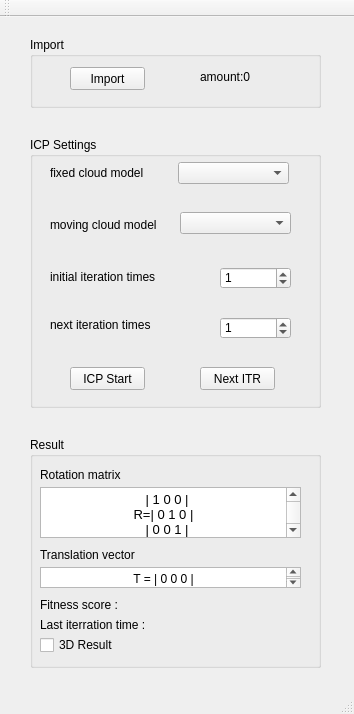
<?xml version="1.0" encoding="UTF-8"?>
<ui version="4.0">
 <class>RegistrationClass</class>
 <widget class="QMainWindow" name="RegistrationClass">
  <property name="geometry">
   <rect>
    <x>0</x>
    <y>0</y>
    <width>354</width>
    <height>714</height>
   </rect>
  </property>
  <property name="windowTitle">
   <string>Registration</string>
  </property>
  <widget class="QWidget" name="centralWidget">
   <widget class="QGroupBox" name="groupBox_import">
    <property name="geometry">
     <rect>
      <x>30</x>
      <y>20</y>
      <width>291</width>
      <height>71</height>
     </rect>
    </property>
    <property name="title">
     <string>Import</string>
    </property>
    <widget class="QPushButton" name="pushButton_import">
     <property name="geometry">
      <rect>
       <x>40</x>
       <y>30</y>
       <width>75</width>
       <height>23</height>
      </rect>
     </property>
     <property name="text">
      <string>Import</string>
     </property>
    </widget>
    <widget class="QLabel" name="label_accountOfClouds">
     <property name="geometry">
      <rect>
       <x>170</x>
       <y>30</y>
       <width>71</width>
       <height>20</height>
      </rect>
     </property>
     <property name="text">
      <string>amount:0</string>
     </property>
    </widget>
   </widget>
   <widget class="QGroupBox" name="groupBox_setting">
    <property name="geometry">
     <rect>
      <x>30</x>
      <y>120</y>
      <width>291</width>
      <height>271</height>
     </rect>
    </property>
    <property name="title">
     <string>ICP Settings</string>
    </property>
    <widget class="QSpinBox" name="spinBox_initialIterations">
     <property name="geometry">
      <rect>
       <x>190</x>
       <y>130</y>
       <width>71</width>
       <height>22</height>
      </rect>
     </property>
     <property name="value">
      <number>1</number>
     </property>
    </widget>
    <widget class="QLabel" name="label_InitialITR">
     <property name="geometry">
      <rect>
       <x>20</x>
       <y>130</y>
       <width>151</width>
       <height>20</height>
      </rect>
     </property>
     <property name="text">
      <string>initial iteration times</string>
     </property>
    </widget>
    <widget class="QLabel" name="label_NextITR">
     <property name="geometry">
      <rect>
       <x>20</x>
       <y>180</y>
       <width>141</width>
       <height>16</height>
      </rect>
     </property>
     <property name="text">
      <string>next iteration times</string>
     </property>
    </widget>
    <widget class="QSpinBox" name="spinBox_nextIteration">
     <property name="geometry">
      <rect>
       <x>190</x>
       <y>180</y>
       <width>71</width>
       <height>22</height>
      </rect>
     </property>
     <property name="value">
      <number>1</number>
     </property>
    </widget>
    <widget class="QComboBox" name="comboBox_fixedCloud">
     <property name="geometry">
      <rect>
       <x>148</x>
       <y>25</y>
       <width>111</width>
       <height>22</height>
      </rect>
     </property>
    </widget>
    <widget class="QLabel" name="label_fixedCloud">
     <property name="geometry">
      <rect>
       <x>20</x>
       <y>30</y>
       <width>102</width>
       <height>12</height>
      </rect>
     </property>
     <property name="text">
      <string>fixed cloud model</string>
     </property>
    </widget>
    <widget class="QLabel" name="label_movingCloud">
     <property name="geometry">
      <rect>
       <x>20</x>
       <y>80</y>
       <width>121</width>
       <height>16</height>
      </rect>
     </property>
     <property name="text">
      <string>moving cloud model</string>
     </property>
    </widget>
    <widget class="QComboBox" name="comboBox_movingCloud">
     <property name="geometry">
      <rect>
       <x>150</x>
       <y>75</y>
       <width>111</width>
       <height>22</height>
      </rect>
     </property>
    </widget>
    <widget class="QPushButton" name="pushButton_ICPStart">
     <property name="geometry">
      <rect>
       <x>40</x>
       <y>230</y>
       <width>75</width>
       <height>23</height>
      </rect>
     </property>
     <property name="text">
      <string>ICP Start</string>
     </property>
    </widget>
    <widget class="QPushButton" name="pushButton_nextITR">
     <property name="geometry">
      <rect>
       <x>170</x>
       <y>230</y>
       <width>75</width>
       <height>23</height>
      </rect>
     </property>
     <property name="text">
      <string>Next ITR</string>
     </property>
    </widget>
   </widget>
   <widget class="QGroupBox" name="groupBox_result">
    <property name="geometry">
     <rect>
      <x>30</x>
      <y>420</y>
      <width>291</width>
      <height>231</height>
     </rect>
    </property>
    <property name="title">
     <string>Result</string>
    </property>
    <widget class="QLabel" name="label_R">
     <property name="geometry">
      <rect>
       <x>10</x>
       <y>30</y>
       <width>91</width>
       <height>16</height>
      </rect>
     </property>
     <property name="text">
      <string>Rotation matrix</string>
     </property>
    </widget>
    <widget class="QLabel" name="label_T">
     <property name="geometry">
      <rect>
       <x>10</x>
       <y>110</y>
       <width>111</width>
       <height>16</height>
      </rect>
     </property>
     <property name="text">
      <string>Translation vector</string>
     </property>
    </widget>
    <widget class="QTextBrowser" name="textBrowser_R">
     <property name="geometry">
      <rect>
       <x>10</x>
       <y>50</y>
       <width>261</width>
       <height>51</height>
      </rect>
     </property>
     <property name="html">
      <string>&lt;!DOCTYPE HTML PUBLIC &quot;-//W3C//DTD HTML 4.0//EN&quot; &quot;http://www.w3.org/TR/REC-html40/strict.dtd&quot;&gt;
&lt;html&gt;&lt;head&gt;&lt;meta name=&quot;qrichtext&quot; content=&quot;1&quot; /&gt;&lt;style type=&quot;text/css&quot;&gt;
p, li { white-space: pre-wrap; }
&lt;/style&gt;&lt;/head&gt;&lt;body style=&quot; font-family:'SimSun'; font-size:9pt; font-weight:400; font-style:normal;&quot;&gt;
&lt;p align=&quot;center&quot; style=&quot; margin-top:0px; margin-bottom:0px; margin-left:0px; margin-right:0px; -qt-block-indent:0; text-indent:0px;&quot;&gt;&lt;span style=&quot; font-size:10pt;&quot;&gt;  | 1 0 0 |&lt;/span&gt;&lt;/p&gt;
&lt;p align=&quot;center&quot; style=&quot; margin-top:0px; margin-bottom:0px; margin-left:0px; margin-right:0px; -qt-block-indent:0; text-indent:0px;&quot;&gt;&lt;span style=&quot; font-size:10pt;&quot;&gt;R=| 0 1 0 |&lt;/span&gt;&lt;/p&gt;
&lt;p align=&quot;center&quot; style=&quot; margin-top:0px; margin-bottom:0px; margin-left:0px; margin-right:0px; -qt-block-indent:0; text-indent:0px;&quot;&gt;&lt;span style=&quot; font-size:10pt;&quot;&gt;  | 0 0 1 |&lt;/span&gt;&lt;/p&gt;
&lt;p align=&quot;center&quot; style=&quot;-qt-paragraph-type:empty; margin-top:0px; margin-bottom:0px; margin-left:0px; margin-right:0px; -qt-block-indent:0; text-indent:0px; font-size:10pt;&quot;&gt;&lt;br /&gt;&lt;/p&gt;&lt;/body&gt;&lt;/html&gt;</string>
     </property>
    </widget>
    <widget class="QTextBrowser" name="textBrowser_T">
     <property name="geometry">
      <rect>
       <x>10</x>
       <y>130</y>
       <width>261</width>
       <height>21</height>
      </rect>
     </property>
     <property name="html">
      <string>&lt;!DOCTYPE HTML PUBLIC &quot;-//W3C//DTD HTML 4.0//EN&quot; &quot;http://www.w3.org/TR/REC-html40/strict.dtd&quot;&gt;
&lt;html&gt;&lt;head&gt;&lt;meta name=&quot;qrichtext&quot; content=&quot;1&quot; /&gt;&lt;style type=&quot;text/css&quot;&gt;
p, li { white-space: pre-wrap; }
&lt;/style&gt;&lt;/head&gt;&lt;body style=&quot; font-family:'SimSun'; font-size:9pt; font-weight:400; font-style:normal;&quot;&gt;
&lt;p align=&quot;center&quot; style=&quot; margin-top:0px; margin-bottom:0px; margin-left:0px; margin-right:0px; -qt-block-indent:0; text-indent:0px;&quot;&gt;T = | 0 0 0 |&lt;/p&gt;&lt;/body&gt;&lt;/html&gt;</string>
     </property>
    </widget>
    <widget class="QLabel" name="label_fitnessScore">
     <property name="geometry">
      <rect>
       <x>10</x>
       <y>160</y>
       <width>261</width>
       <height>16</height>
      </rect>
     </property>
     <property name="text">
      <string>Fitness score :</string>
     </property>
    </widget>
    <widget class="QCheckBox" name="checkBox_3D">
     <property name="geometry">
      <rect>
       <x>10</x>
       <y>200</y>
       <width>81</width>
       <height>16</height>
      </rect>
     </property>
     <property name="text">
      <string>3D Result</string>
     </property>
    </widget>
    <widget class="QLabel" name="label_time">
     <property name="geometry">
      <rect>
       <x>10</x>
       <y>180</y>
       <width>261</width>
       <height>16</height>
      </rect>
     </property>
     <property name="text">
      <string>Last iterration time :</string>
     </property>
    </widget>
   </widget>
  </widget>
  <widget class="QMenuBar" name="menuBar">
   <property name="geometry">
    <rect>
     <x>0</x>
     <y>0</y>
     <width>354</width>
     <height>23</height>
    </rect>
   </property>
  </widget>
  <widget class="QToolBar" name="mainToolBar">
   <attribute name="toolBarArea">
    <enum>TopToolBarArea</enum>
   </attribute>
   <attribute name="toolBarBreak">
    <bool>false</bool>
   </attribute>
  </widget>
  <widget class="QStatusBar" name="statusBar"/>
 </widget>
 <layoutdefault spacing="6" margin="11"/>
 <resources>
  <include location="Registration.qrc"/>
 </resources>
 <connections/>
</ui>
